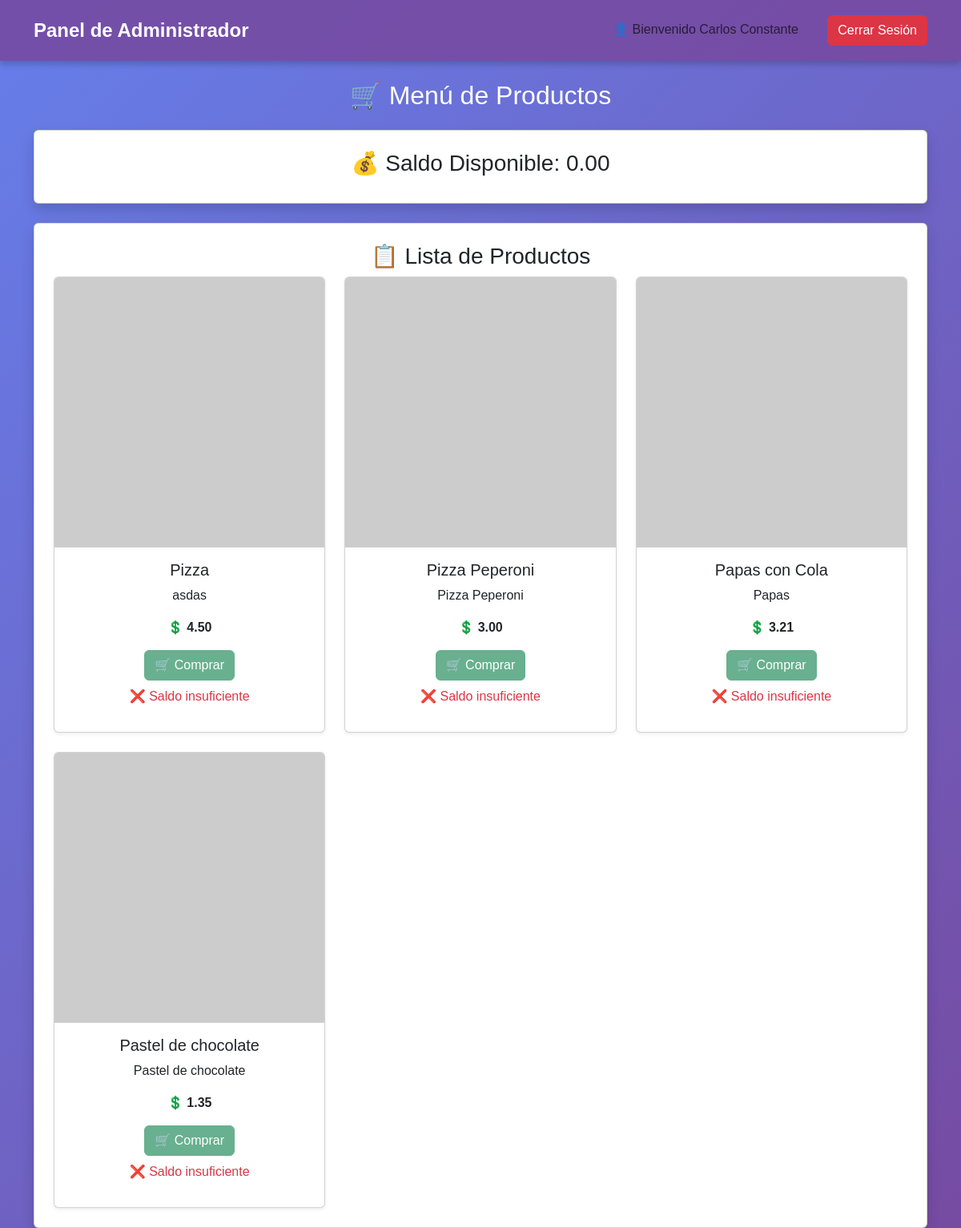
Screenshot of /dashboard/usuarios/ (signed in) with the database file from the repository.
### api/models.py (models this page shows, shortened)
class Usuario(AbstractBaseUser, PermissionsMixin):
    email = models.EmailField(unique=True, verbose_name=_("Correo Electrónico"))
    first_name = models.CharField(max_length=30, verbose_name=_("Nombre"), blank=True, null=True)
    last_name = models.CharField(max_length=30, verbose_name=_("Apellido"), blank=True, null=True)
    saldo = models.DecimalField(max_digits=10, decimal_places=2, default=0, verbose_name=_("Saldo Disponible"))
    is_active = models.BooleanField(default=True, verbose_name=_("Activo"))
    is_staff = models.BooleanField(default=False, verbose_name=_("Miembro del personal"))
    date_joined = models.DateTimeField(default=timezone.now, verbose_name=_("Fecha de Registro"))
    last_login = models.DateTimeField(blank=True, null=True, verbose_name=_("Último Acceso"))
    groups = models.ManyToManyField(
        "auth.Group",
        related_name="usuarios_personalizados",
        blank=True,
        verbose_name=_("Grupos"),
    )
    user_permissions = models.ManyToManyField(
        "auth.Permission",
        related_name="usuarios_personalizados",
        blank=True,
        verbose_name=_("Permisos de Usuario"),
    )
    USERNAME_FIELD = "email"
    REQUIRED_FIELDS = ["first_name", "last_name"]
    objects = UsuarioManager()

class Menu(models.Model):
    nombre_plato = models.CharField(max_length=100, verbose_name=_("Nombre del Plato"))
    descripcion = models.TextField(verbose_name=_("Descripción"))
    precio = models.DecimalField(max_digits=10, decimal_places=2, verbose_name=_("Precio"))
    cantidad_disponible = models.IntegerField(default=0, verbose_name=_("Cantidad Disponible"))
    recomendado = models.BooleanField(default=False, verbose_name=_("Recomendado"))
    imagen = models.URLField(blank=True, null=True, verbose_name=_("Imagen del Plato"))

### webapp/views.py (the view)
# urls.py: path('dashboard/usuarios/', webapp_views.view_dashboard_usuarios, name='dashboard_usuarios'),
@login_required
def view_dashboard_usuarios(request):
    usuario = request.user
    nombre_usuario = f'{str(usuario.first_name)} {str(usuario.last_name)}'
    saldo = usuario.saldo
    productos = Menu.objects.all()
    return render(request, "webapp/dashboard_usuarios/cliente.html", {
        "saldo": saldo,
        "productos": productos,
        "nombre_usuario": nombre_usuario,
    })

### webapp/templates/webapp/dashboard_usuarios/cliente.html (shortened to what this page needs)
{% extends 'cabezal.html' %}
{% block secciones_pagina_web_staff %}
    <span class="navbar-text me-3">👤 Bienvenido {{ nombre_usuario }}</span>
{% endblock %}
{% block contenido_pagina %}
    <div class="container mt-4">
        <h2 class="text-center mb-4">🛒 Menú de Productos</h2>
        <div class="card p-4 mb-4 shadow text-center">
            <h3>💰 Saldo Disponible: <span id="saldo">{{ saldo }}</span></h3>
        </div>
        <div class="card p-4 shadow">
            <h3 class="text-center">📋 Lista de Productos</h3>
            <div class="row row-cols-1 row-cols-md-3 g-4">
                {% for producto in productos %}
                    <div class="col">
                        <div class="card h-100 shadow-sm">
                            <img src="{{ producto.imagen }}" class="card-img-top img-fluid"
                                 alt="{{ producto.nombre_plato }}"
                                 onerror="this.onerror=null; this.src='https://via.placeholder.com/150?text=Sin+Imagen';">
                            <div class="card-body text-center">
                                <h5 class="card-title">{{ producto.nombre_plato }}</h5>
                                <p class="card-text">{{ producto.descripcion }}</p>
                                <p class="fw-bold">💲 <span class="precio">{{ producto.precio|floatformat:2 }}</span></p>
                                <button class="btn btn-success btn-comprar"
                                        data-id="{{ producto.id }}"
                                        data-precio="{{ producto.precio }}"
                                        data-nombre="{{ producto.nombre_plato }}">
                                    🛒 Comprar
                                </button>
                                <p class="text-danger mensaje-error mt-2 d-none">❌ Saldo insuficiente</p>
                            </div>
                        </div>
                    </div>
                {% empty %}
                    <p class="text-center text-muted">No hay productos disponibles en este momento.</p>
                {% endfor %}
            </div>
        </div>
    </div>
{% endblock %}

### webapp/static/webapp/css/styles_dashboard_admin.css (style rules this page uses)
* { margin: 0; padding: 0; box-sizing: border-box; font-family: 'Poppins', sans-serif; }
body { background: linear-gradient(135deg, #667eea, #764ba2); color: #fff; min-height: 100vh; display: flex; flex-direction: column; }

### rows the page displays
Usuario: saldo "0.00"
Menu: nombre_plato "Pizza", descripcion "asdas", precio "4.50"
Menu: nombre_plato "Pizza Peperoni", descripcion "Pizza Peperoni", precio "3.00"
Menu: nombre_plato "Papas con Cola", descripcion "Papas", precio "3.21"
Menu: nombre_plato "Pastel de chocolate", descripcion "Pastel de chocolate", precio "1.35"

### other values shown
{{ nombre_usuario }} "Carlos Constante"
